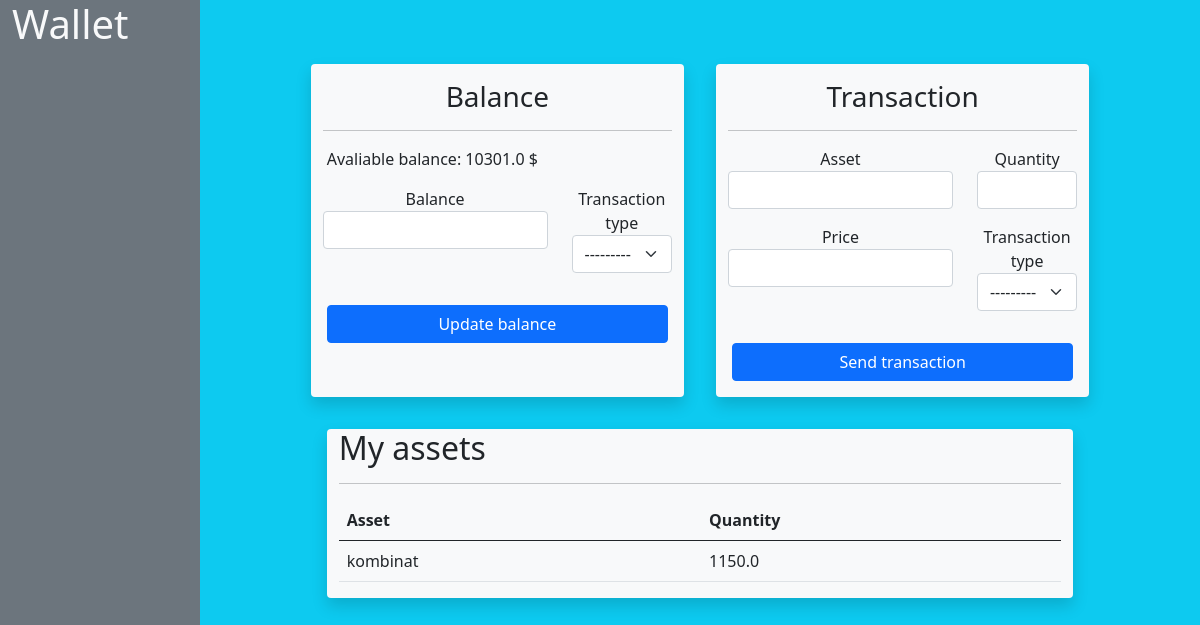
Before: /accountant/ with the older database file.
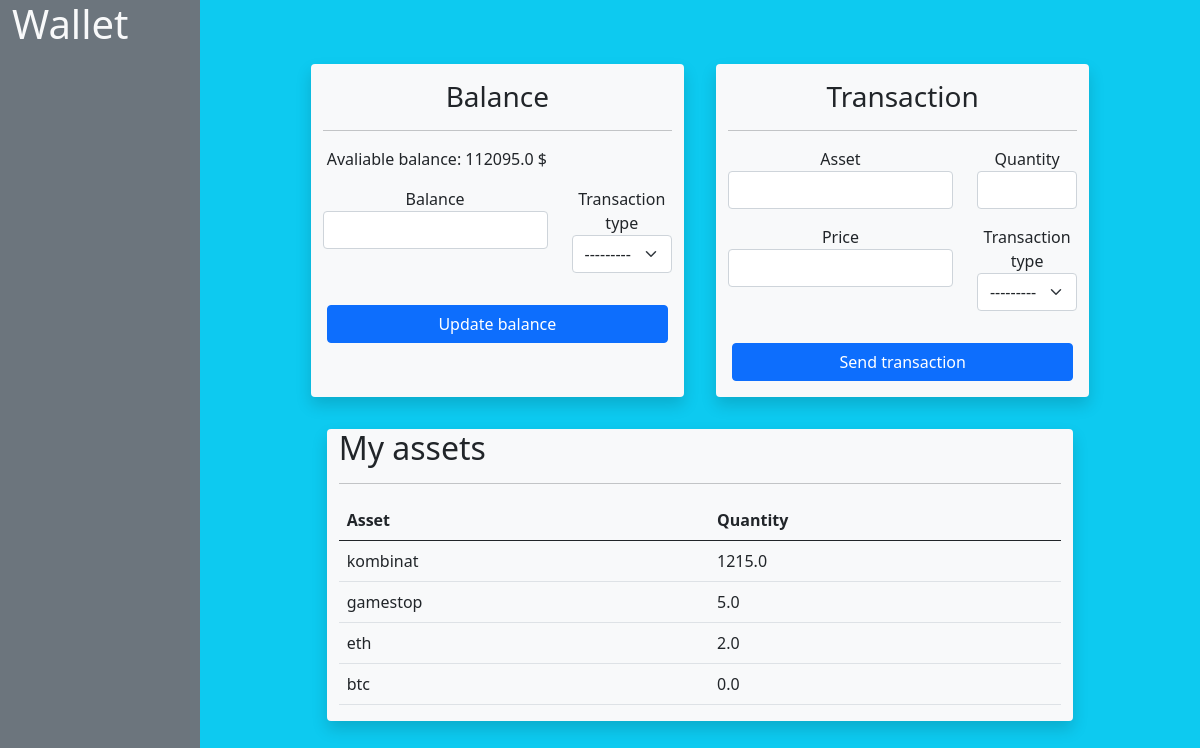
After: the same page with the newer database file.
### accountant/models.py (models this page shows)
class AccountPln(models.Model):
    balance = models.FloatField()
    transaction_type = models.CharField(
        max_length=8,
        choices=ACCOUNT_TRANSACTION_TYPE
        )
    total_balance = models.FloatField()
    def __str__(self):
        return '{} $'.format(self.total_balance)

class Asset(models.Model):
    asset = models.CharField("Asset", max_length=256)
    quantity = models.FloatField()
    def __str__(self):
        return self.asset

### accountant/views.py (the view, shortened to what this page needs)
# urls.py: path('', accountant_view, name='accountant')
def accountant_view(request):
    queryset = Asset.objects.all()
    transaction_form = AddTransactionForm()
    balance_form = UpdateBalanceForm()
    balance = AccountPln.objects.last()
    context = {
        'asset_list': queryset,
        'balance': balance,
        'transaction_form': transaction_form,
        'balance_form': balance_form,
    }
    return render(request, 'accountant/accountant.html', context)

### accountant/forms.py
class AddTransactionForm(forms.ModelForm):
    class Meta:
        model = Transaction
        fields = [
            'asset',
            'quantity',
            'price',
            'transaction_type',
        ]
        widgets = {
            'asset': forms.TextInput(attrs={'class': 'form-control'}),
            'quantity': forms.NumberInput(attrs={'class': 'form-control'}),
            'price': forms.NumberInput(attrs={'class': 'form-control'}),
            'transaction_type': forms.Select(attrs={'class': 'form-select'}),
        }

class UpdateBalanceForm(forms.ModelForm):
    class Meta:
        model = AccountPln
        fields = [
            'balance',
            'transaction_type',
        ]
        widgets = {
            'balance': forms.TextInput(attrs={'class': 'form-control'}),
            'transaction_type': forms.Select(attrs={'class': 'form-select'}),
        }

### accountant/templates/accountant/accountant.html (shortened to what this page needs)
{% extends "base.html" %}
{% block content %}
<div class="container-fluid">
    <div class="row">
      <div class="col-2 bg-secondary text-light" style="height: 100vh;">
        <h1>Wallet</h1>
      </div>
      <div class="col-10 bg-info p-5">
        <div class="row justify-content-center p-3">
            <div class="col-5 text-center mx-3 shadow bg-light rounded">
                <div class="mt-3">
                    <h3>Balance</h3>
                </div>
                <hr>
                <div class="row mb-3 ps-3">
                    Avaliable balance: {{ balance }}
                </div>
                <form method="POST" action="">
                    <div class="row mb-3">
                        <div class="col-8">
                            {{ balance_form.balance.label }}
                            {{ balance_form.balance }}
                        </div>
                        <div class="col-4">
                            {{ balance_form.transaction_type.label }}
                            {{ balance_form.transaction_type }}
                        </div>
                    </div>
                    <div class="row p-3">
                        <input type="submit" class="btn btn-primary"    value="Update balance" name="submit" />
                    </div>
                </form>
            </div>
            <div class="col-5 text-center mx-3 shadow bg-light rounded">
                <div class="mt-3">
                    <h3>Transaction</h3>
                </div>
                <hr>
                <form method="POST" action="">
                    <div class="row mb-3">
                        <div class="col-8">
                            {{ transaction_form.asset.label }}
                            {{ transaction_form.asset }}
                        </div>
                        <div class="col-4">
                            {{ transaction_form.quantity.label }}
                            {{ transaction_form.quantity }}
                        </div>
                    </div>
                    <div class="row mb-3">
                        <div class="col-8">
                            {{ transaction_form.price.label }}
                            {{ transaction_form.price }}
                        </div>
                        <div class="col-4">
                            {{ transaction_form.transaction_type.label }}
                            {{ transaction_form.transaction_type }}
                        </div>
                    </div>
                    <div class="row p-3">
                        <input type="submit" class="btn btn-primary"    value="Send transaction" name="submit" />
                    </div>
                </form>
            </div>
        </div>
        <div class="row justify-content-center p-3">
            <div class="col-10 mt-6 shadow bg-light rounded">
                <h2> My assets </h2>
                <hr>
                <table class="table table-hover">
                    <thead>
                        <tr>
                          <th scope="col">Asset</th>
                          <th scope="col">Quantity</th>
                        </tr>
                    </thead>
                    <tbody>
                        {% for asset in asset_list %}
                        <tr>
                            <th class="fw-normal">{{ asset }}</th>
                            <th class="fw-normal">{{ asset.quantity }}</th>
                        </tr>
                        {% endfor %}
                    </tbody>
                </table>
            </div>
        </div>
      </div>
    </div>
  </div>
{% endblock %}

### templates/base.html (shortened to what this page needs)
<!doctype html>
<html lang="en">
  <head>
    <link href="https://cdn.jsdelivr.net/npm/bootstrap@5.0.0-beta2/dist/css/bootstrap.min.css" rel="stylesheet">
  </head>
  <body>
    {% block content %}
    {% endblock %}
  </body>
</html>

Changed rows visible on the page:
no longer on this page (row unchanged): AccountPln: total_balance "10301.0 $"
added AccountPln: total_balance "112095.0 $"
changed Asset "kombinat": quantity "1150.0" → "1215.0"
added Asset: asset "gamestop", quantity "5.0"
added Asset: asset "eth", quantity "2.0"
added Asset: asset "btc", quantity "0.0"
